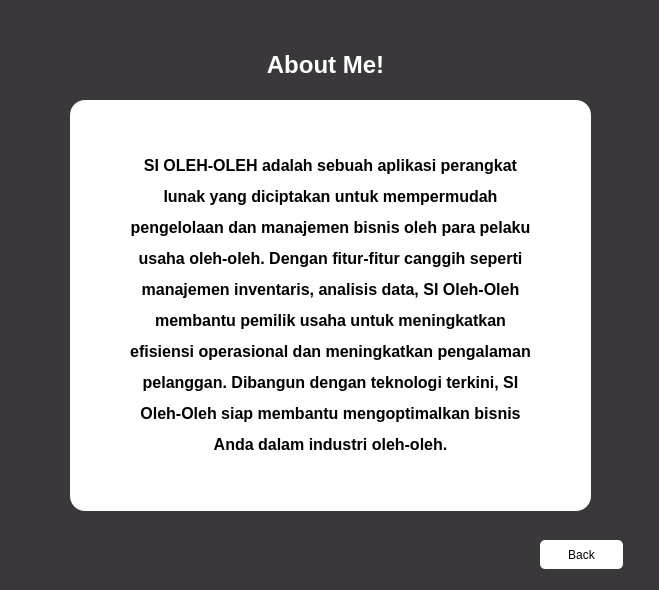
<?xml version="1.0" encoding="UTF-8"?>
<ui version="4.0">
 <class>About</class>
 <widget class="QMainWindow" name="About">
  <property name="geometry">
   <rect>
    <x>0</x>
    <y>0</y>
    <width>659</width>
    <height>590</height>
   </rect>
  </property>
  <property name="windowTitle">
   <string>MainWindow</string>
  </property>
  <widget class="QWidget" name="centralwidget">
   <widget class="QLabel" name="label_12">
    <property name="geometry">
     <rect>
      <x>0</x>
      <y>0</y>
      <width>661</width>
      <height>601</height>
     </rect>
    </property>
    <property name="styleSheet">
     <string notr="true">background-color: rgb(58, 56, 59);
</string>
    </property>
    <property name="text">
     <string/>
    </property>
   </widget>
   <widget class="QLabel" name="label">
    <property name="geometry">
     <rect>
      <x>220</x>
      <y>40</y>
      <width>211</width>
      <height>51</height>
     </rect>
    </property>
    <property name="text">
     <string>&lt;html&gt;&lt;head/&gt;&lt;body&gt;&lt;p align=&quot;center&quot;&gt;&lt;span style=&quot; font-size:18pt; font-weight:700; color:#ffffff;&quot;&gt;About Me!&lt;/span&gt;&lt;/p&gt;&lt;/body&gt;&lt;/html&gt;</string>
    </property>
   </widget>
   <widget class="QLabel" name="label_2">
    <property name="geometry">
     <rect>
      <x>70</x>
      <y>100</y>
      <width>521</width>
      <height>411</height>
     </rect>
    </property>
    <property name="styleSheet">
     <string notr="true">background-color:white; color: black; border-radius:15px;</string>
    </property>
    <property name="text">
     <string>&lt;html&gt;&lt;head/&gt;&lt;body&gt;&lt;p align=&quot;center&quot;&gt;&lt;span style=&quot; font-size:12pt; font-weight:700; color:#000000;&quot;&gt;SI OLEH-OLEH adalah sebuah aplikasi perangkat&lt;/span&gt;&lt;/p&gt;&lt;p align=&quot;center&quot;&gt;&lt;span style=&quot; font-size:12pt; font-weight:700; color:#000000;&quot;&gt;lunak yang diciptakan untuk mempermudah&lt;/span&gt;&lt;/p&gt;&lt;p align=&quot;center&quot;&gt;&lt;span style=&quot; font-size:12pt; font-weight:700; color:#000000;&quot;&gt;pengelolaan dan manajemen bisnis oleh para pelaku&lt;/span&gt;&lt;/p&gt;&lt;p align=&quot;center&quot;&gt;&lt;span style=&quot; font-size:12pt; font-weight:700; color:#000000;&quot;&gt;usaha oleh-oleh. Dengan fitur-fitur canggih seperti&lt;/span&gt;&lt;/p&gt;&lt;p align=&quot;center&quot;&gt;&lt;span style=&quot; font-size:12pt; font-weight:700; color:#000000;&quot;&gt;manajemen inventaris, analisis data, SI Oleh-Oleh&lt;/span&gt;&lt;/p&gt;&lt;p align=&quot;center&quot;&gt;&lt;span style=&quot; font-size:12pt; font-weight:700; color:#000000;&quot;&gt;membantu pemilik usaha untuk meningkatkan&lt;/span&gt;&lt;/p&gt;&lt;p align=&quot;center&quot;&gt;&lt;span style=&quot; font-size:12pt; font-weight:700; color:#000000;&quot;&gt;efisiensi operasional dan meningkatkan pengalaman&lt;/span&gt;&lt;/p&gt;&lt;p align=&quot;center&quot;&gt;&lt;span style=&quot; font-size:12pt; font-weight:700; color:#000000;&quot;&gt;pelanggan. Dibangun dengan teknologi terkini, SI&lt;/span&gt;&lt;/p&gt;&lt;p align=&quot;center&quot;&gt;&lt;span style=&quot; font-size:12pt; font-weight:700; color:#000000;&quot;&gt;Oleh-Oleh siap membantu mengoptimalkan bisnis&lt;/span&gt;&lt;/p&gt;&lt;p align=&quot;center&quot;&gt;&lt;span style=&quot; font-size:12pt; font-weight:700; color:#000000;&quot;&gt;Anda dalam industri oleh-oleh.&lt;/span&gt;&lt;/p&gt;&lt;/body&gt;&lt;/html&gt;</string>
    </property>
   </widget>
   <widget class="QPushButton" name="back">
    <property name="geometry">
     <rect>
      <x>540</x>
      <y>540</y>
      <width>83</width>
      <height>29</height>
     </rect>
    </property>
    <property name="styleSheet">
     <string notr="true">background-color:white;  border-radius:5px;  color:black;
</string>
    </property>
    <property name="text">
     <string>Back</string>
    </property>
   </widget>
  </widget>
 </widget>
 <resources/>
 <connections/>
</ui>
